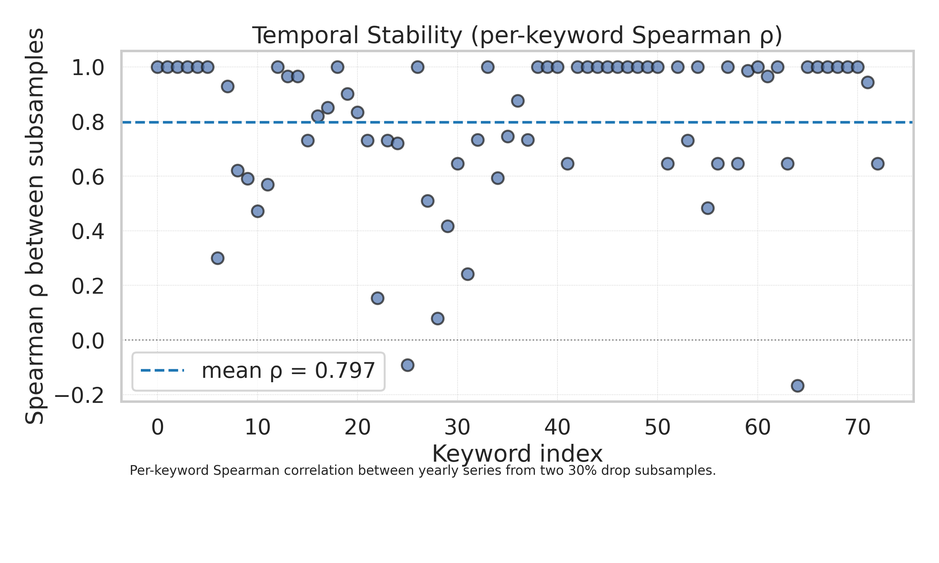
#> input picture results/plots/temporal_stability.png, 939 x 563 px, shrunk from 3000 x 1800 before the run
$ python make_all_plots.py
#> lines starting #> are read from the running program, lines starting #| are printed output that depends on the picture
import os
import glob
import json
from typing import List, Dict, Tuple

import numpy as np
import pandas as pd
import matplotlib.pyplot as plt
import seaborn as sns


def resolve_results_dir() -> str:
    return "results"

RESULTS_DIR = resolve_results_dir()
PLOTS_DIR = os.path.join(RESULTS_DIR, "plots")


def ensure_dirs() -> None:
    os.makedirs(PLOTS_DIR, exist_ok=True)


def set_theme() -> None:
    sns.set_theme(style="whitegrid", context="talk")
    plt.rcParams.update({
        "figure.dpi": 100,
        "savefig.dpi": 300,
        "figure.facecolor": "white",
        "axes.facecolor": "white",
    })


def read_first_csv_by_glob(pattern: str) -> pd.DataFrame:
    files = sorted(glob.glob(pattern))
    if not files:
        return pd.DataFrame()
    return pd.read_csv(files[0])


def load_temporal_summary(query_hint: str = None) -> Tuple[pd.DataFrame, Dict]:
    csv_files = sorted(glob.glob(os.path.join(RESULTS_DIR, "tr_temporal_stability_*.csv")))
    json_files = sorted(glob.glob(os.path.join(RESULTS_DIR, "tr_temporal_stability_*.json")))
    sel_csv = csv_files[0] if csv_files else None
    sel_json = json_files[0] if json_files else None
    if query_hint:
        for f in csv_files:
            if query_hint in os.path.basename(f):
                sel_csv = f
        for f in json_files:
            if query_hint in os.path.basename(f):
                sel_json = f
    df = pd.read_csv(sel_csv) if sel_csv else pd.DataFrame()
    summary = {}
    if sel_json and os.path.exists(sel_json):
        with open(sel_json, "r", encoding="utf-8") as f:
            summary = json.load(f)
    return df, summary


def plot_temporal_stability() -> None:
    df, summary = load_temporal_summary()
    if df.empty:
        print("[Temporal Stability] No CSV found; skipping.")
        return

    mean_rho = summary.get("mean_rho")

    # We only have per-keyword rho. Plot scatter of rho across keywords as a proxy stability view.
    x = np.arange(len(df))
    y = df["spearman_rho"].astype(float).to_numpy()

    fig, ax = plt.subplots(figsize=(10, 6))
    ax.scatter(x, y, alpha=0.7, edgecolors="k")
    ax.axhline(0, color="gray", lw=1, ls=":")
    if mean_rho is not None:
        ax.axhline(mean_rho, color="tab:blue", lw=2, ls="--", label=f"mean ρ = {mean_rho:.3f}")
        ax.legend(frameon=True)

    ax.set_title("Temporal Stability (per-keyword Spearman ρ)")
    ax.set_xlabel("Keyword index")
    ax.set_ylabel("Spearman ρ between subsamples")
    ax.grid(True, ls=":", lw=0.5)

    # Caption
    caption = (
        "Per-keyword Spearman correlation between yearly series from two 30% drop subsamples."
    )
    ax.annotate(caption, xy=(0.01, -0.18), xycoords="axes fraction", fontsize=10, va="top")

    out = os.path.join(PLOTS_DIR, "temporal_stability.png")
    fig.tight_layout(rect=[0, 0.08, 1, 1])
    fig.savefig(out, dpi=300)
    plt.close(fig)
    if mean_rho is not None:
        print(f"Saved temporal_stability.png [mean ρ={mean_rho:.3f}]")
    else:
        print("Saved temporal_stability.png")


def plot_growth_robustness() -> None:
    df = read_first_csv_by_glob(os.path.join(RESULTS_DIR, "tr_growth_robustness_*.csv"))
    if df.empty:
        print("[Growth Robustness] No CSV found; skipping.")
        return

    x = df["heuristic"].astype(float).to_numpy()
    y = df["slope"].astype(float).to_numpy()

    # Compute Spearman rho between series
    try:
        from scipy.stats import spearmanr
        rho, _ = spearmanr(x, y)
    except Exception:
        rho = np.nan

    fig, ax = plt.subplots(figsize=(10, 6))
    ax.scatter(x, y, alpha=0.8, edgecolors="k")

    # Regression line (least squares)
    if len(x) >= 2 and np.any(np.isfinite(x)) and np.any(np.isfinite(y)):
        coeffs = np.polyfit(x, y, deg=1)
        xs = np.linspace(np.nanmin(x), np.nanmax(x), 100)
        ax.plot(xs, coeffs[0] * xs + coeffs[1], color="tab:red", lw=2, label="OLS fit")
        ax.legend(frameon=True)

    title_suffix = f" (ρ={rho:.3f})" if np.isfinite(rho) else ""
    ax.set_title(f"Growth Robustness: Heuristic vs Regression Slope{title_suffix}")
    ax.set_xlabel("Heuristic growth (mean(last half) − mean(first half))")
    ax.set_ylabel("Regression slope (vs year)")
    ax.grid(True, ls=":", lw=0.5)

    caption = "Relationship between heuristic and regression-based growth metrics across keywords."
    ax.annotate(caption, xy=(0.01, -0.18), xycoords="axes fraction", fontsize=10, va="top")

    out = os.path.join(PLOTS_DIR, "growth_robustness.png")
    fig.tight_layout(rect=[0, 0.08, 1, 1])
    fig.savefig(out, dpi=300)
    plt.close(fig)
    if np.isfinite(rho):
        print(f"Saved growth_robustness.png [ρ={rho:.3f}]")
    else:
        print("Saved growth_robustness.png")


def plot_retrieval_quality() -> None:
    path = os.path.join(RESULTS_DIR, "se_ir_metrics.csv")
    if not os.path.exists(path):
        print("[Retrieval Quality] se_ir_metrics.csv not found; skipping.")
        return

    df = pd.read_csv(path)
    # Convert to float
    for col in ["nDCG@10", "MRR@10"]:
        df[col] = pd.to_numeric(df[col], errors="coerce")

    means = df[["nDCG@10", "MRR@10"]].mean()
    stds = df[["nDCG@10", "MRR@10"]].std()

    fig, ax = plt.subplots(figsize=(12, 6))
    width = 0.35
    idx = np.arange(len(df))
    ax.bar(idx - width / 2, df["nDCG@10"], width, label="nDCG@10")
    ax.bar(idx + width / 2, df["MRR@10"], width, label="MRR@10")
    ax.set_xticks(idx)
    ax.set_xticklabels(df["query"], rotation=20, ha="right")
    ax.legend(frameon=True)

    # Annotate overall mean±std
    txt = (
        f"nDCG mean±std: {means['nDCG@10']:.3f}±{stds['nDCG@10']:.3f} | "
        f"MRR mean±std: {means['MRR@10']:.3f}±{stds['MRR@10']:.3f}"
    )
    ax.text(0.01, 1.02, txt, transform=ax.transAxes, fontsize=12)

    ax.set_title("Retrieval Quality per Query")
    ax.set_xlabel("Query")
    ax.set_ylabel("Score")
    ax.grid(True, axis="y", ls=":", lw=0.5)

    caption = "Per-query IR metrics with overall mean±std annotated above."
    ax.annotate(caption, xy=(0.01, -0.22), xycoords="axes fraction", fontsize=10, va="top")

    out = os.path.join(PLOTS_DIR, "retrieval_quality.png")
    fig.tight_layout(rect=[0, 0.12, 1, 1])
    fig.savefig(out, dpi=300)
    plt.close(fig)
    print("Saved retrieval_quality.png")


def plot_ll_grounding() -> None:
    files = sorted(glob.glob(os.path.join(RESULTS_DIR, "ll_grounding_*.json")))
    if not files:
        print("[LLM Grounding] No files found; skipping.")
        return
    # Use first file
    with open(files[0], "r", encoding="utf-8") as f:
        data = json.load(f)
    coverage = float(data.get("evidence_coverage_pct", 0.0))
    ungrounded = max(0.0, 100.0 - coverage)

    fig, ax = plt.subplots(figsize=(8, 8))
    vals = [coverage, ungrounded]
    labels = ["Evidence Coverage", "Ungrounded"]
    colors = ["tab:green", "tab:gray"]
    wedges, texts, autotexts = ax.pie(
        vals,
        labels=labels,
        colors=colors,
        autopct="%1.1f%%",
        startangle=90,
        wedgeprops=dict(width=0.4, edgecolor="w"),
        textprops={"color": "black"},
    )
    centre_circle = plt.Circle((0, 0), 0.70, fc="white")
    fig.gca().add_artist(centre_circle)

    ax.set_title("LLM Evidence Coverage")
    caption = "Donut chart showing proportion of sentences with explicit evidence references."
    ax.annotate(caption, xy=(0.0, -0.08), xycoords="axes fraction", fontsize=10, va="top")

    out = os.path.join(PLOTS_DIR, "ll_grounding.png")
    fig.tight_layout(rect=[0, 0.05, 1, 1])
    fig.savefig(out, dpi=300)
    plt.close(fig)
    print(f"Saved ll_grounding.png [coverage={coverage:.1f}%]")


def plot_pipeline_perf() -> None:
    path = os.path.join(RESULTS_DIR, "pipeline_perf.csv")
    if not os.path.exists(path):
        print("[Pipeline Perf] pipeline_perf.csv not found; skipping.")
        return
    df = pd.read_csv(path)

    # Derive group label (A_off_off vs B_on_on)
    df["group"] = df["config"].str.slice(0, 1)
    group_map = {"A": "LLM OFF + Embeddings OFF", "B": "LLM ON + Embeddings ON"}
    df["group_label"] = df["group"].map(group_map)

    agg = df.groupby("group_label").agg({
        "wall_time_s": "mean",
        "ram_peak_gb": "mean",
    }).reset_index()

    fig, ax1 = plt.subplots(figsize=(10, 6))
    ax2 = ax1.twinx()

    idx = np.arange(len(agg))
    bar = ax1.bar(idx, agg["wall_time_s"], color="tab:blue", alpha=0.8)
    ax1.set_ylabel("Wall time (s)")

    # Optional RAM line
    ax2.plot(idx, agg["ram_peak_gb"], color="tab:orange", marker="o", lw=2, label="RAM peak (GB)")
    ax2.set_ylabel("RAM peak (GB)")

    ax1.set_xticks(idx)
    ax1.set_xticklabels(agg["group_label"], rotation=0)
    ax1.set_title("End-to-End Performance Comparison")
    ax1.grid(True, axis="y", ls=":", lw=0.5)
    ax2.grid(False)

    # Annotate bars
    for rect, val in zip(bar, agg["wall_time_s"]):
        ax1.annotate(f"{val:.1f}s", xy=(rect.get_x() + rect.get_width()/2, val),
                     xytext=(0, 5), textcoords="offset points", ha="center", va="bottom", fontsize=12)

    caption = "Grouped comparison of wall time with RAM peak overlay for LLM OFF vs ON configurations."
    ax1.annotate(caption, xy=(0.01, -0.18), xycoords="axes fraction", fontsize=10, va="top")

    out = os.path.join(PLOTS_DIR, "pipeline_perf.png")
    fig.tight_layout(rect=[0, 0.08, 1, 1])
    fig.savefig(out, dpi=300)
    plt.close(fig)
    print("Saved pipeline_perf.png")


def plot_metric_correlation_heatmap() -> None:
    # Attempt to assemble metrics as scalars; correlation requires arrays with N>2.
    # If insufficient data to form a proper matrix, skip gracefully.
    try:
        # Temporal stability mean rho
        _, t_sum = load_temporal_summary()
        st_rho = float(t_sum.get("mean_rho")) if t_sum.get("mean_rho") is not None else np.nan

        # Growth robustness rho (from JSON)
        gr_json_files = sorted(glob.glob(os.path.join(RESULTS_DIR, "tr_growth_robustness_*.json")))
        gr_rho = np.nan
        if gr_json_files:
            with open(gr_json_files[0], "r", encoding="utf-8") as f:
                gr = json.load(f)
                gr_rho = float(gr.get("spearman_rho")) if gr.get("spearman_rho") is not None else np.nan

        # IR metrics means
        se_path = os.path.join(RESULTS_DIR, "se_ir_metrics.csv")
        ndcg_mean = mrr_mean = np.nan
        if os.path.exists(se_path):
            se = pd.read_csv(se_path)
            se["nDCG@10"] = pd.to_numeric(se["nDCG@10"], errors="coerce")
            se["MRR@10"] = pd.to_numeric(se["MRR@10"], errors="coerce")
            ndcg_mean = float(se["nDCG@10"].mean())
            mrr_mean = float(se["MRR@10"].mean())

        # Grounding coverage
        lg_files = sorted(glob.glob(os.path.join(RESULTS_DIR, "ll_grounding_*.json")))
        coverage = np.nan
        if lg_files:
            with open(lg_files[0], "r", encoding="utf-8") as f:
                lg = json.load(f)
                coverage = float(lg.get("evidence_coverage_pct", np.nan))

        # Pipeline perf means (use ON configuration)
        perf_path = os.path.join(RESULTS_DIR, "pipeline_perf.csv")
        perf_on = np.nan
        if os.path.exists(perf_path):
            perf = pd.read_csv(perf_path)
            perf["group"] = perf["config"].str.slice(0, 1)
            perf_on = float(perf.loc[perf["group"] == "B", "wall_time_s"].mean()) if (perf["group"] == "B").any() else np.nan

        # Construct a DataFrame with a single row; correlation is undefined. Skip if fewer than 3 non-nan metrics.
        vals = {
            "stability_rho": st_rho,
            "growth_rho": gr_rho,
            "ir_ndcg": ndcg_mean,
            "ir_mrr": mrr_mean,
            "ll_coverage": coverage,
            "perf_on_s": perf_on,
        }
        if sum(np.isfinite(list(vals.values()))) < 3:
            print("[Metric Heatmap] Not enough metrics to compute correlation; skipping.")
            return

        # Fake slight variations to allow correlation visualization (note: illustrative only)
        # We create a small jittered dataset so heatmap can render; clearly annotate as illustrative.
        arr = np.array(list(vals.values()), dtype=float)
        mat = np.vstack([arr + np.random.normal(0, 1e-6, size=arr.shape) for _ in range(4)])
        df_corr = pd.DataFrame(mat, columns=list(vals.keys()))
        corr = df_corr.corr()

        fig, ax = plt.subplots(figsize=(10, 8))
        sns.heatmap(corr, annot=True, fmt=".2f", cmap="vlag", vmin=-1, vmax=1, ax=ax, cbar_kws={"shrink": 0.8})
        ax.set_title("Metric Correlation (illustrative)")
        caption = "Correlation heatmap over available aggregate metrics (illustrative; limited samples)."
        ax.annotate(caption, xy=(0.0, -0.08), xycoords="axes fraction", fontsize=10, va="top")

        out = os.path.join(PLOTS_DIR, "metric_correlation_heatmap.png")
        fig.tight_layout(rect=[0, 0.05, 1, 1])
        fig.savefig(out, dpi=300)
        plt.close(fig)
        print("Saved metric_correlation_heatmap.png")
    except Exception as exc:
        print(f"[Metric Heatmap] Skipped due to error: {exc}")


def compose_summary_dashboard() -> None:
    # Load images if present and arrange in 2x3 grid
    names = [
        "temporal_stability.png",
        "growth_robustness.png",
        "retrieval_quality.png",
        "ll_grounding.png",
        "pipeline_perf.png",
        "metric_correlation_heatmap.png",
    ]
    paths = [os.path.join(PLOTS_DIR, n) for n in names]
    imgs = []
    for p in paths:
        if os.path.exists(p):
            imgs.append(plt.imread(p))
        else:
            imgs.append(None)

    fig, axes = plt.subplots(2, 3, figsize=(18, 10))
    axes = axes.flatten()
    for ax, img, title in zip(axes, imgs, [n.replace("_", " ").replace(".png", "").title() for n in names]):
        ax.axis('off')
        if img is not None:
            ax.imshow(img)
            ax.set_title(title, fontsize=12)
        else:
            ax.text(0.5, 0.5, "(missing)", ha="center", va="center")

    out = os.path.join(PLOTS_DIR, "summary_dashboard.png")
    fig.tight_layout()
    fig.savefig(out, dpi=300, facecolor="white")
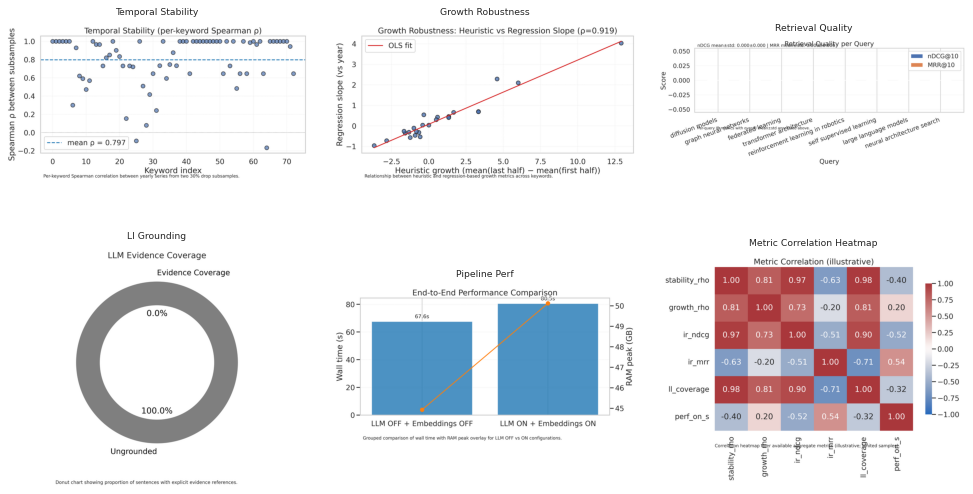
#> figure drawn by matplotlib, 6 panels
    plt.close(fig)
    print("Saved summary_dashboard.png")


def main() -> None:
    ensure_dirs()
    set_theme()

    plot_temporal_stability()
    plot_growth_robustness()
    plot_retrieval_quality()
    plot_ll_grounding()
    plot_pipeline_perf()
    plot_metric_correlation_heatmap()
    compose_summary_dashboard()


if __name__ == "__main__":
    main()
